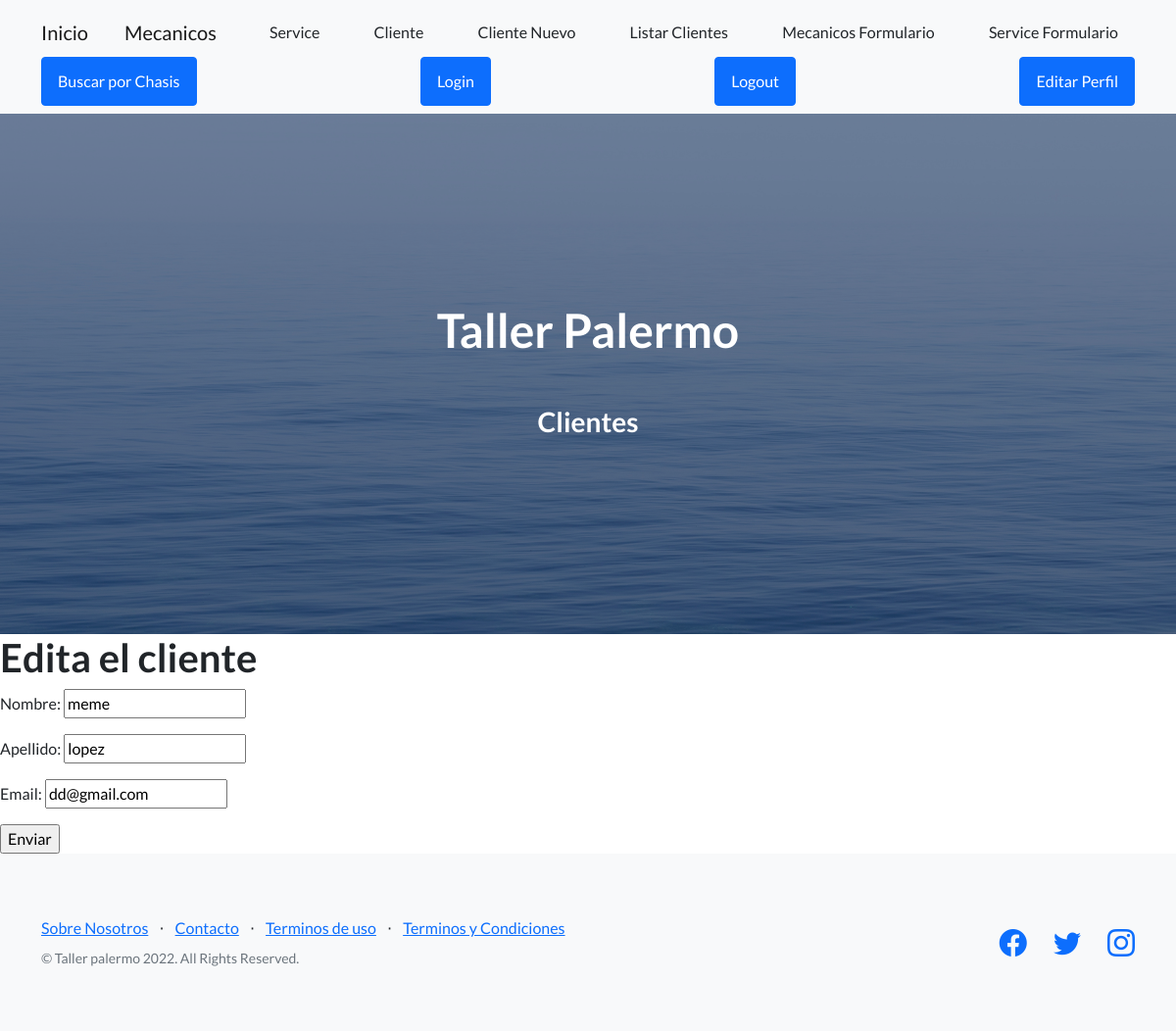
The page /AppCoder/cliente/editar/1 on the database its author committed.
### AppCoder/models.py (models this page shows, shortened)
class Cliente(models.Model):
    nombre = models.CharField(max_length=40)
    apellido = models.CharField(max_length=40)
    email = models.EmailField()

### AppCoder/views.py (the view)
# urls.py: path('cliente/editar/<pk>', ClienteEdicion.as_view(), name='cliente_editar'),
class ClienteEdicion(UpdateView):
  model = Cliente
  success_url = reverse_lazy('cliente_list')
  fields = ['nombre', 'apellido', 'email']

### AppCoder/template/AppCoder/cliente_form.html
{% extends "AppCoder/padre.html" %}
{% load static %}
{% block section_name %}
<h3>Clientes</h3>
{% endblock %}
{% block contenidoQueCambia %}
<form method="POST">{% csrf_token %}
  <h1>Edita el cliente</h1>
  {{ form.as_p }}
  <input type="submit" value="Enviar">
</form>
{% endblock %}

### rows shown on the page
Cliente: nombre "meme", apellido "lopez", email "dd@gmail.com"
